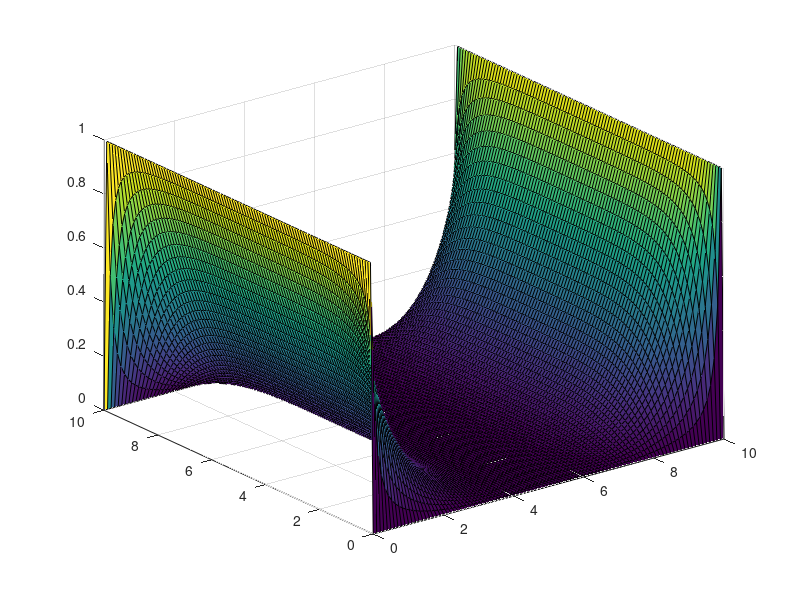
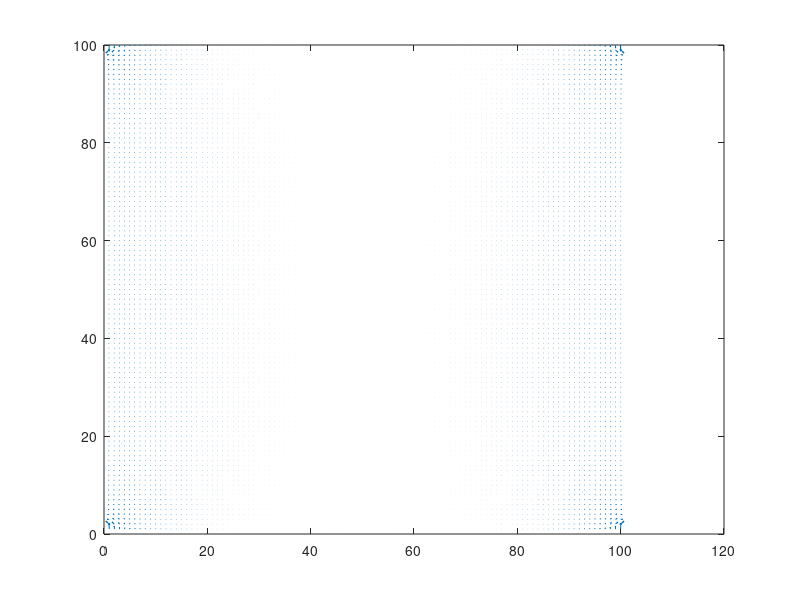

Source code (MATLAB) for these figures, in order:
nx=100;
ny=100;  
nit=500; 
dx=10/(nx-1); % step
dy=10/(ny-1); % step
x=0:dx:10;
y=0:dy:10;              

v=zeros(ny,nx);
vnew=zeros(ny,nx);

% boundary conditions
v(:,1)=1;
v(:,nx)=1;
v(1,:)=0;              
v(ny,:)=0;

% iteration
i=2:ny-1;
j=2:nx-1;
for it=1:nit
    v(i,j)=(((vnew(i+1,j)+vnew(i-1,j)))+((vnew(i,j+1)+vnew(i,j-1))))/4;
    vnew=v;
    % reset BCs
    v(:,1)=1;
    v(:,nx)=1;
    v(1,:)=0;
    v(ny,:)=0;
    
    
    figure(1);
    surf(x,y,v);
    
end

[Ex,Ey] = gradient(v); % E field

figure(2);
quiver(Ex,Ey);


